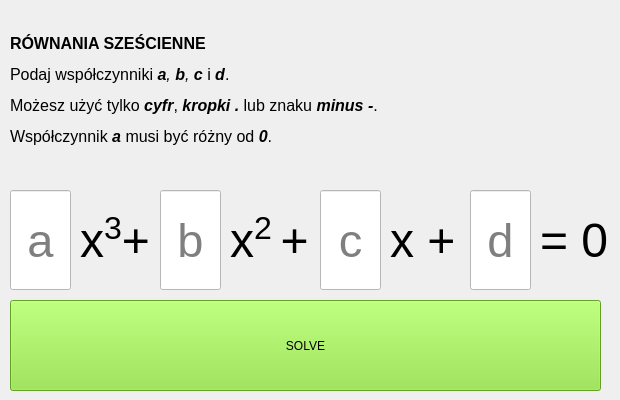
        <widget class="QWidget" name="Cubic">
         <attribute name="title">
          <string>Cubic Equations</string>
         </attribute>
         <widget class="QLineEdit" name="bcubic">
          <property name="geometry">
           <rect>
            <x>160</x>
            <y>190</y>
            <width>61</width>
            <height>100</height>
           </rect>
          </property>
          <property name="minimumSize">
           <size>
            <width>0</width>
            <height>100</height>
           </size>
          </property>
          <property name="maximumSize">
           <size>
            <width>16777212</width>
            <height>100</height>
           </size>
          </property>
          <property name="font">
           <font>
            <pointsize>35</pointsize>
           </font>
          </property>
          <property name="autoFillBackground">
           <bool>false</bool>
          </property>
          <property name="styleSheet">
           <string notr="true">background-color: rgb(255, 255, 255);</string>
          </property>
          <property name="text">
           <string/>
          </property>
          <property name="maxLength">
           <number>10</number>
          </property>
          <property name="alignment">
           <set>Qt::AlignCenter</set>
          </property>
          <property name="readOnly">
           <bool>false</bool>
          </property>
          <property name="placeholderText">
           <string>b</string>
          </property>
         </widget>
         <widget class="QLineEdit" name="acubic">
          <property name="geometry">
           <rect>
            <x>10</x>
            <y>190</y>
            <width>61</width>
            <height>100</height>
           </rect>
          </property>
          <property name="minimumSize">
           <size>
            <width>0</width>
            <height>100</height>
           </size>
          </property>
          <property name="maximumSize">
           <size>
            <width>16777212</width>
            <height>100</height>
           </size>
          </property>
          <property name="font">
           <font>
            <pointsize>35</pointsize>
           </font>
          </property>
          <property name="autoFillBackground">
           <bool>false</bool>
          </property>
          <property name="styleSheet">
           <string notr="true">background-color: rgb(255, 255, 255);</string>
          </property>
          <property name="maxLength">
           <number>10</number>
          </property>
          <property name="alignment">
           <set>Qt::AlignCenter</set>
          </property>
          <property name="dragEnabled">
           <bool>false</bool>
          </property>
          <property name="readOnly">
           <bool>false</bool>
          </property>
          <property name="placeholderText">
           <string>a</string>
          </property>
          <property name="clearButtonEnabled">
           <bool>false</bool>
          </property>
         </widget>
         <widget class="QLabel" name="label_16">
          <property name="geometry">
           <rect>
            <x>230</x>
            <y>200</y>
            <width>91</width>
            <height>81</height>
           </rect>
          </property>
          <property name="text">
           <string>&lt;html&gt;&lt;head/&gt;&lt;body&gt;&lt;p&gt;&lt;span style=&quot; font-size:36pt;&quot;&gt;x&lt;/span&gt;&lt;span style=&quot; font-size:36pt; vertical-align:super;&quot;&gt;2 &lt;/span&gt;&lt;span style=&quot; font-size:36pt;&quot;&gt;+ &lt;/span&gt;&lt;/p&gt;&lt;/body&gt;&lt;/html&gt;</string>
          </property>
         </widget>
         <widget class="QLineEdit" name="dcubic">
          <property name="geometry">
           <rect>
            <x>470</x>
            <y>190</y>
            <width>61</width>
            <height>100</height>
           </rect>
          </property>
          <property name="minimumSize">
           <size>
            <width>0</width>
            <height>100</height>
           </size>
          </property>
          <property name="maximumSize">
           <size>
            <width>16777212</width>
            <height>100</height>
           </size>
          </property>
          <property name="font">
           <font>
            <pointsize>35</pointsize>
           </font>
          </property>
          <property name="autoFillBackground">
           <bool>false</bool>
          </property>
          <property name="styleSheet">
           <string notr="true">background-color: rgb(255, 255, 255);</string>
          </property>
          <property name="maxLength">
           <number>10</number>
          </property>
          <property name="alignment">
           <set>Qt::AlignCenter</set>
          </property>
          <property name="readOnly">
           <bool>false</bool>
          </property>
          <property name="placeholderText">
           <string>d</string>
          </property>
         </widget>
         <widget class="QLabel" name="label_9">
          <property name="geometry">
           <rect>
            <x>10</x>
            <y>10</y>
            <width>601</width>
            <height>161</height>
           </rect>
          </property>
          <property name="text">
           <string>&lt;html&gt;&lt;head/&gt;&lt;body&gt;&lt;p&gt;&lt;span style=&quot; font-size:12pt; font-weight:600;&quot;&gt;RÓWNANIA SZEŚCIENNE&lt;/span&gt;&lt;/p&gt;&lt;p&gt;&lt;span style=&quot; font-size:12pt;&quot;&gt;Podaj współczynniki &lt;/span&gt;&lt;span style=&quot; font-size:12pt; font-weight:600; font-style:italic;&quot;&gt;a&lt;/span&gt;&lt;span style=&quot; font-size:12pt; font-style:italic;&quot;&gt;, &lt;/span&gt;&lt;span style=&quot; font-size:12pt; font-weight:600; font-style:italic;&quot;&gt;b&lt;/span&gt;&lt;span style=&quot; font-size:12pt; font-style:italic;&quot;&gt;,&lt;/span&gt;&lt;span style=&quot; font-size:12pt; font-weight:600; font-style:italic;&quot;&gt; c &lt;/span&gt;&lt;span style=&quot; font-size:12pt;&quot;&gt;i&lt;/span&gt;&lt;span style=&quot; font-size:12pt; font-weight:600; font-style:italic;&quot;&gt; d&lt;/span&gt;&lt;span style=&quot; font-size:12pt;&quot;&gt;. &lt;/span&gt;&lt;/p&gt;&lt;p&gt;&lt;span style=&quot; font-size:12pt;&quot;&gt;Możesz użyć tylko &lt;/span&gt;&lt;span style=&quot; font-size:12pt; font-weight:600; font-style:italic;&quot;&gt;cyfr&lt;/span&gt;&lt;span style=&quot; font-size:12pt;&quot;&gt;, &lt;/span&gt;&lt;span style=&quot; font-size:12pt; font-weight:600; font-style:italic;&quot;&gt;kropki .&lt;/span&gt;&lt;span style=&quot; font-size:12pt;&quot;&gt; lub znaku &lt;/span&gt;&lt;span style=&quot; font-size:12pt; font-weight:600; font-style:italic;&quot;&gt;minus -&lt;/span&gt;&lt;span style=&quot; font-size:12pt;&quot;&gt;.&lt;/span&gt;&lt;/p&gt;&lt;p&gt;&lt;span style=&quot; font-size:12pt;&quot;&gt;Współczynnik &lt;/span&gt;&lt;span style=&quot; font-size:12pt; font-weight:600; font-style:italic;&quot;&gt;a&lt;/span&gt;&lt;span style=&quot; font-size:12pt;&quot;&gt; musi być różny od &lt;/span&gt;&lt;span style=&quot; font-size:12pt; font-weight:600; font-style:italic;&quot;&gt;0&lt;/span&gt;&lt;span style=&quot; font-size:12pt;&quot;&gt;.&lt;/span&gt;&lt;/p&gt;&lt;/body&gt;&lt;/html&gt;</string>
          </property>
         </widget>
         <widget class="QLabel" name="label_14">
          <property name="geometry">
           <rect>
            <x>390</x>
            <y>200</y>
            <width>71</width>
            <height>81</height>
           </rect>
          </property>
          <property name="text">
           <string>&lt;html&gt;&lt;head/&gt;&lt;body&gt;&lt;p&gt;&lt;span style=&quot; font-size:36pt;&quot;&gt;x + &lt;/span&gt;&lt;/p&gt;&lt;/body&gt;&lt;/html&gt;</string>
          </property>
         </widget>
         <widget class="QPushButton" name="solvecubic">
          <property name="geometry">
           <rect>
            <x>10</x>
            <y>300</y>
            <width>591</width>
            <height>91</height>
           </rect>
          </property>
          <property name="styleSheet">
           <string notr="true">font: 75 29pt &quot;Noto Sans&quot;;
background-color: rgb(138, 226, 52)</string>
          </property>
          <property name="text">
           <string>SOLVE</string>
          </property>
          <property name="checkable">
           <bool>false</bool>
          </property>
         </widget>
         <widget class="QLineEdit" name="ccubic">
          <property name="geometry">
           <rect>
            <x>320</x>
            <y>190</y>
            <width>61</width>
            <height>100</height>
           </rect>
          </property>
          <property name="minimumSize">
           <size>
            <width>0</width>
            <height>100</height>
           </size>
          </property>
          <property name="maximumSize">
           <size>
            <width>16777212</width>
            <height>100</height>
           </size>
          </property>
          <property name="font">
           <font>
            <pointsize>35</pointsize>
           </font>
          </property>
          <property name="autoFillBackground">
           <bool>false</bool>
          </property>
          <property name="styleSheet">
           <string notr="true">background-color: rgb(255, 255, 255);</string>
          </property>
          <property name="maxLength">
           <number>10</number>
          </property>
          <property name="alignment">
           <set>Qt::AlignCenter</set>
          </property>
          <property name="readOnly">
           <bool>false</bool>
          </property>
          <property name="placeholderText">
           <string>c</string>
          </property>
         </widget>
         <widget class="QLabel" name="label">
          <property name="geometry">
           <rect>
            <x>80</x>
            <y>200</y>
            <width>91</width>
            <height>81</height>
           </rect>
          </property>
          <property name="text">
           <string>&lt;html&gt;&lt;head/&gt;&lt;body&gt;&lt;p&gt;&lt;span style=&quot; font-size:36pt;&quot;&gt;x&lt;/span&gt;&lt;span style=&quot; font-size:36pt; vertical-align:super;&quot;&gt;3&lt;/span&gt;&lt;span style=&quot; font-size:36pt; vertical-align:super;&quot;/&gt;&lt;span style=&quot; font-size:36pt;&quot;&gt;+ &lt;/span&gt;&lt;/p&gt;&lt;/body&gt;&lt;/html&gt;</string>
          </property>
         </widget>
         <widget class="QLabel" name="label_15">
          <property name="geometry">
           <rect>
            <x>540</x>
            <y>200</y>
            <width>71</width>
            <height>81</height>
           </rect>
          </property>
          <property name="text">
           <string>&lt;html&gt;&lt;head/&gt;&lt;body&gt;&lt;p&gt;&lt;span style=&quot; font-size:36pt;&quot;&gt;= 0&lt;/span&gt;&lt;/p&gt;&lt;/body&gt;&lt;/html&gt;</string>
          </property>
         </widget>
         <zorder>acubic</zorder>
         <zorder>label_16</zorder>
         <zorder>dcubic</zorder>
         <zorder>label_9</zorder>
         <zorder>label_14</zorder>
         <zorder>solvecubic</zorder>
         <zorder>ccubic</zorder>
         <zorder>label</zorder>
         <zorder>label_15</zorder>
         <zorder>bcubic</zorder>
        </widget>
